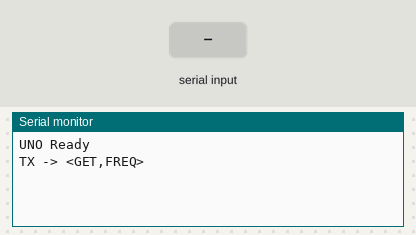
Recording of a sketch running on a simulated Arduino Uno, built with avr-gcc and run on an emulated ATmega328P. Shown: the last lines printed to the serial monitor. The test bench sets the inputs (shaded band).

Above: at 1.2 s.
1.3 s: "1\n" received over the second serial link
At 4.0 s:
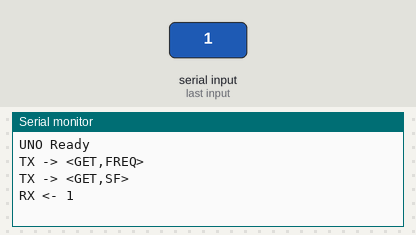
4.3 s: "0\n" received over the second serial link
At 7.23 s:
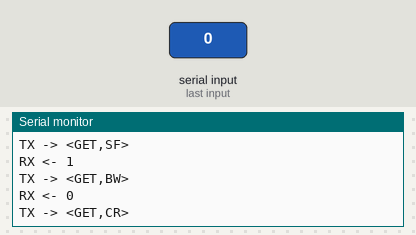
7.3 s: "2\n" received over the second serial link
At 8.8 s:
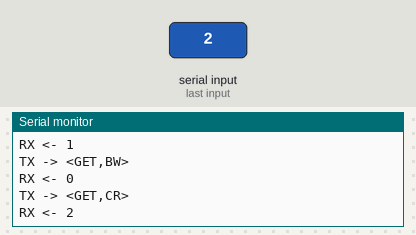

The sketch:

sketch_jun20a.ino
```cpp
#include <SoftwareSerial.h>

SoftwareSerial stm(2,3);

const char* commands[] =
{
    "<GET,FREQ>",
    "<GET,SF>",
    "<GET,BW>",
    "<GET,CR>",
    "<GET,POWER>"
};

int cmd_index = 0;

void setup()
{
    Serial.begin(115200);
    stm.begin(9600);

    Serial.println("UNO Ready");
}

void loop()
{
    stm.println(commands[cmd_index]);

    Serial.print("TX -> ");
    Serial.println(commands[cmd_index]);

    unsigned long start = millis();

    while(millis() - start < 1000)
    {
        if(stm.available())
        {
            String response =
                stm.readStringUntil('\n');

            Serial.print("RX <- ");
            Serial.println(response);

            break;
        }
    }

    cmd_index++;

    if(cmd_index >= 5)
        cmd_index = 0;

    delay(2000);
}
```

Measured:
- after the input at 1.3 s, the serial monitor: prints a new line after 1.7 s (image 1)
- after the input at 4.3 s, the serial monitor: prints a new line after 0.74 s (image 2)
- after the input at 7.3 s, the serial monitor: prints a new line at once (image 3)
